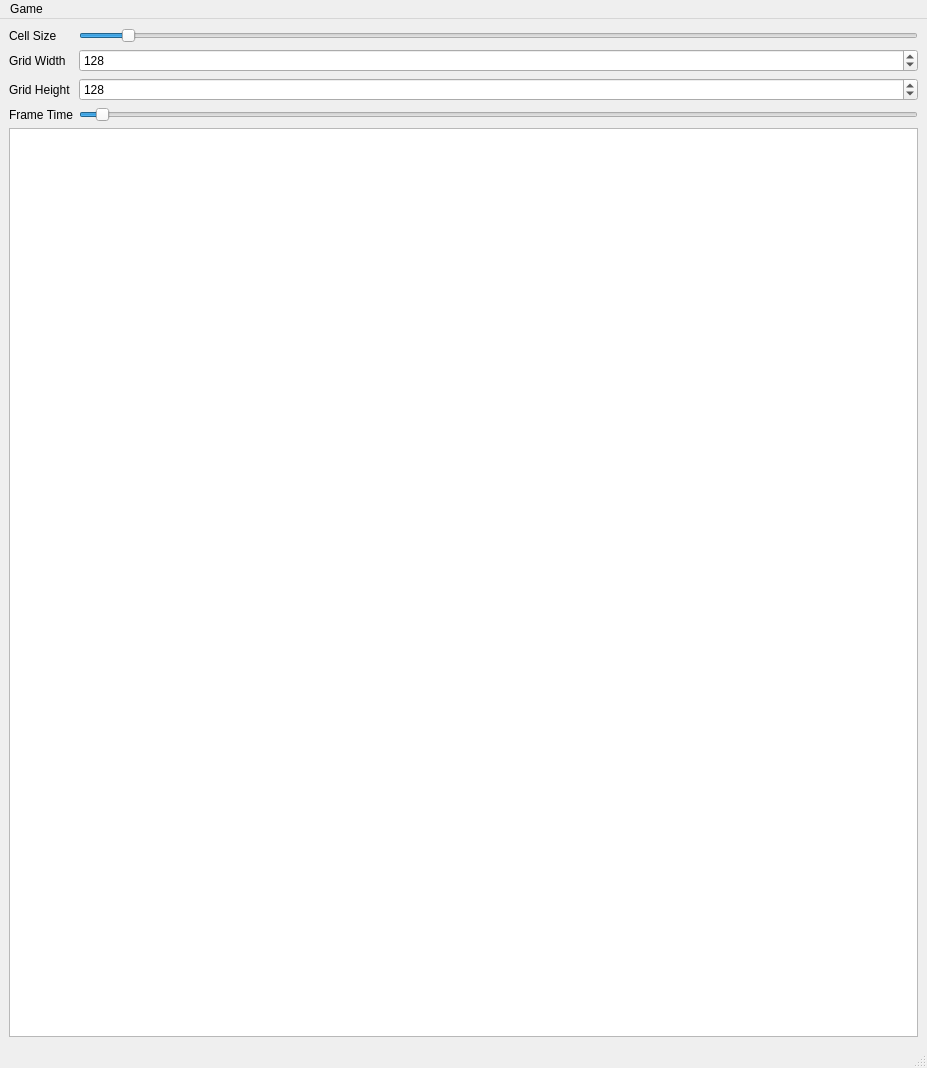
<?xml version="1.0" encoding="UTF-8"?>
<ui version="4.0">
 <class>MainWindow</class>
 <widget class="QMainWindow" name="MainWindow">
  <property name="geometry">
   <rect>
    <x>0</x>
    <y>0</y>
    <width>927</width>
    <height>1068</height>
   </rect>
  </property>
  <property name="windowTitle">
   <string>Game of Life</string>
  </property>
  <widget class="QWidget" name="centralwidget">
   <layout class="QGridLayout" name="gridLayout">
    <item row="0" column="0">
     <layout class="QVBoxLayout" name="verticalLayout">
      <item>
       <layout class="QFormLayout" name="formLayout">
        <property name="sizeConstraint">
         <enum>QLayout::SetMinimumSize</enum>
        </property>
        <item row="0" column="0">
         <widget class="QLabel" name="label_3">
          <property name="text">
           <string>Cell Size</string>
          </property>
         </widget>
        </item>
        <item row="0" column="1">
         <widget class="QSlider" name="horizontalSlider">
          <property name="minimum">
           <number>2</number>
          </property>
          <property name="maximum">
           <number>100</number>
          </property>
          <property name="value">
           <number>7</number>
          </property>
          <property name="orientation">
           <enum>Qt::Horizontal</enum>
          </property>
         </widget>
        </item>
        <item row="1" column="0">
         <widget class="QLabel" name="label">
          <property name="text">
           <string>Grid Width</string>
          </property>
         </widget>
        </item>
        <item row="1" column="1">
         <widget class="QSpinBox" name="spinBox_w">
          <property name="minimum">
           <number>3</number>
          </property>
          <property name="maximum">
           <number>1000</number>
          </property>
          <property name="value">
           <number>128</number>
          </property>
         </widget>
        </item>
        <item row="2" column="0">
         <widget class="QLabel" name="label_2">
          <property name="text">
           <string>Grid Height</string>
          </property>
         </widget>
        </item>
        <item row="2" column="1">
         <widget class="QSpinBox" name="spinBox_h">
          <property name="minimum">
           <number>3</number>
          </property>
          <property name="maximum">
           <number>1000</number>
          </property>
          <property name="value">
           <number>128</number>
          </property>
         </widget>
        </item>
        <item row="3" column="0">
         <widget class="QLabel" name="label_4">
          <property name="text">
           <string>Frame Time</string>
          </property>
         </widget>
        </item>
        <item row="3" column="1">
         <widget class="QSlider" name="horizontalSlider_speed">
          <property name="maximum">
           <number>1000</number>
          </property>
          <property name="value">
           <number>20</number>
          </property>
          <property name="orientation">
           <enum>Qt::Horizontal</enum>
          </property>
          <property name="invertedAppearance">
           <bool>false</bool>
          </property>
         </widget>
        </item>
       </layout>
      </item>
      <item>
       <widget class="QGraphicsView" name="graphicsView">
        <property name="verticalScrollBarPolicy">
         <enum>Qt::ScrollBarAlwaysOff</enum>
        </property>
        <property name="horizontalScrollBarPolicy">
         <enum>Qt::ScrollBarAlwaysOff</enum>
        </property>
        <property name="cacheMode">
         <set>QGraphicsView::CacheNone</set>
        </property>
        <property name="optimizationFlags">
         <set>QGraphicsView::DontSavePainterState</set>
        </property>
       </widget>
      </item>
     </layout>
    </item>
   </layout>
  </widget>
  <widget class="QMenuBar" name="menubar">
   <property name="geometry">
    <rect>
     <x>0</x>
     <y>0</y>
     <width>927</width>
     <height>20</height>
    </rect>
   </property>
   <widget class="QMenu" name="menuGame">
    <property name="title">
     <string>Game</string>
    </property>
    <addaction name="actionReset"/>
   </widget>
   <addaction name="menuGame"/>
  </widget>
  <widget class="QStatusBar" name="statusBar"/>
  <action name="actionReset">
   <property name="text">
    <string>Reset</string>
   </property>
   <property name="shortcut">
    <string>Ctrl+R</string>
   </property>
  </action>
 </widget>
 <resources/>
 <connections>
  <connection>
   <sender>horizontalSlider</sender>
   <signal>valueChanged(int)</signal>
   <receiver>MainWindow</receiver>
   <slot>cellSizeChanged(int)</slot>
   <hints>
    <hint type="sourcelabel">
     <x>138</x>
     <y>39</y>
    </hint>
    <hint type="destinationlabel">
     <x>94</x>
     <y>21</y>
    </hint>
   </hints>
  </connection>
  <connection>
   <sender>spinBox_w</sender>
   <signal>valueChanged(int)</signal>
   <receiver>MainWindow</receiver>
   <slot>gridWidthChanged(int)</slot>
   <hints>
    <hint type="sourcelabel">
     <x>270</x>
     <y>63</y>
    </hint>
    <hint type="destinationlabel">
     <x>281</x>
     <y>22</y>
    </hint>
   </hints>
  </connection>
  <connection>
   <sender>spinBox_h</sender>
   <signal>valueChanged(int)</signal>
   <receiver>MainWindow</receiver>
   <slot>gridHeightChanged(int)</slot>
   <hints>
    <hint type="sourcelabel">
     <x>344</x>
     <y>87</y>
    </hint>
    <hint type="destinationlabel">
     <x>465</x>
     <y>22</y>
    </hint>
   </hints>
  </connection>
  <connection>
   <sender>horizontalSlider_speed</sender>
   <signal>valueChanged(int)</signal>
   <receiver>MainWindow</receiver>
   <slot>simulationSpeedChanged(int)</slot>
   <hints>
    <hint type="sourcelabel">
     <x>186</x>
     <y>112</y>
    </hint>
    <hint type="destinationlabel">
     <x>6</x>
     <y>106</y>
    </hint>
   </hints>
  </connection>
  <connection>
   <sender>actionReset</sender>
   <signal>triggered()</signal>
   <receiver>MainWindow</receiver>
   <slot>reset()</slot>
   <hints>
    <hint type="sourcelabel">
     <x>-1</x>
     <y>-1</y>
    </hint>
    <hint type="destinationlabel">
     <x>470</x>
     <y>521</y>
    </hint>
   </hints>
  </connection>
 </connections>
 <slots>
  <slot>cellSizeChanged(int)</slot>
  <slot>gridWidthChanged(int)</slot>
  <slot>gridHeightChanged(int)</slot>
  <slot>simulationSpeedChanged(int)</slot>
  <slot>reset()</slot>
 </slots>
</ui>
